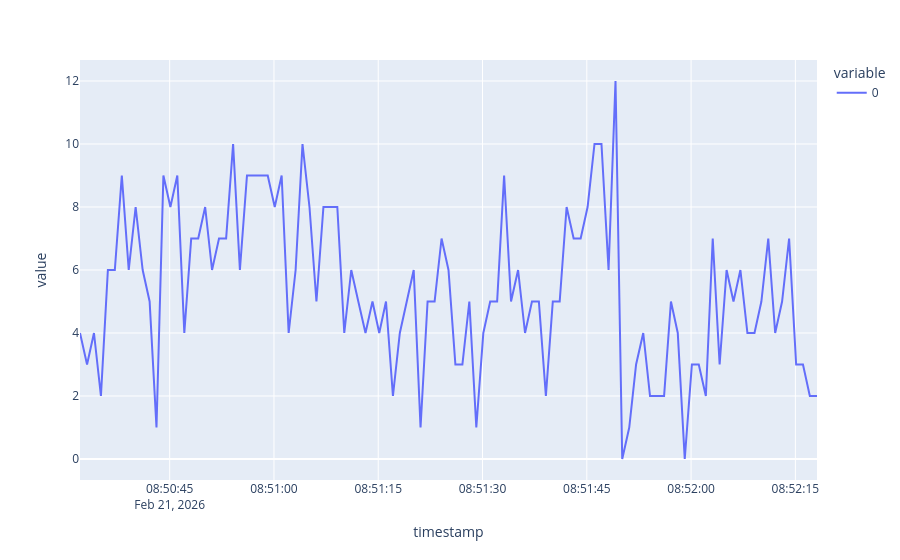

The notebook cell saved with this chart:
### Code cell
px.line(phase_counts.iloc[200:])
